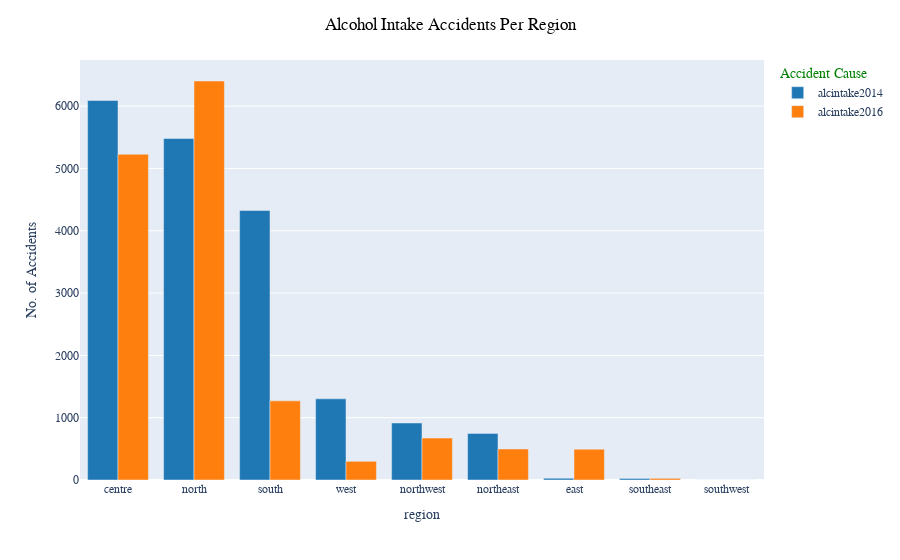

The notebook cell this image was saved under:
### Markdown cell above
## 4. Report

- For the accident cause analysis per region, a bar chart or line graph could be used given that there are only 9 regions in India

### 4.1. Data Visualisation for Accidents Per Region

#### 4.1.1. Alcohol Intake Accidents Per Region

### Code cell
fig_0 = px.bar(alc_intake_region, y=["alcintake2014", "alcintake2016"], barmode="group",
              labels={"value": "No. of Accidents", "variable": "Accident Cause"},
              color_discrete_sequence=px.colors.qualitative.D3)
fig_0.update_layout(title_text="Alcohol Intake Accidents Per Region", title_x=0.5,
                   font_family="Times New Roman", title_font_family="Times New Roman", 
                    title_font_color="black", legend_title_font_color="green")
fig_0.update_xaxes(title_font_family="Times New Roman")

### Figure 1 — Plotly figure (JSON) as saved in the notebook; plotly's stock layout.template omitted (floating-point values rounded to 4 significant figures)
{"data": [{"alignmentgroup": "True", "hovertemplate": "Accident Cause=alcintake2014<br>region=%{x}<br>No. of Accidents=%{y}<extra></extra>", "legendgroup": "alcintake2014", "marker": {"color": "#1F77B4", "pattern": {"shape": ""}}, "name": "alcintake2014", "offsetgroup": "alcintake2014", "orientation": "v", "showlegend": true, "textposition": "auto", "x": ["centre", "north", "south", "west", "northwest", "northeast", "east", "southeast", "southwest"], "xaxis": "x", "y": [6091, 5481, 4325, 1303, 915, 748, 28, 25, 0], "yaxis": "y", "type": "bar"}, {"alignmentgroup": "True", "hovertemplate": "Accident Cause=alcintake2016<br>region=%{x}<br>No. of Accidents=%{y}<extra></extra>", "legendgroup": "alcintake2016", "marker": {"color": "#FF7F0E", "pattern": {"shape": ""}}, "name": "alcintake2016", "offsetgroup": "alcintake2016", "orientation": "v", "showlegend": true, "textposition": "auto", "x": ["centre", "north", "south", "west", "northwest", "northeast", "east", "southeast", "southwest"], "xaxis": "x", "y": [5228, 6404, 1270, 300, 673, 498, 494, 27, 0], "yaxis": "y", "type": "bar"}], "layout": {"xaxis": {"anchor": "y", "domain": [0, 1], "title": {"text": "region", "font": {"family": "Times New Roman"}}, "type": "category", "range": [-0.5, 8.5], "autorange": true}, "yaxis": {"anchor": "x", "domain": [0, 1], "title": {"text": "No. of Accidents"}, "type": "linear", "range": [0, 6741.0], "autorange": true}, "legend": {"title": {"text": "Accident Cause", "font": {"color": "green"}}, "tracegroupgap": 0}, "margin": {"t": 60}, "barmode": "group", "title": {"font": {"family": "Times New Roman", "color": "black"}, "text": "Alcohol Intake Accidents Per Region", "x": 0.5}, "font": {"family": "Times New Roman"}, "autosize": true}}
